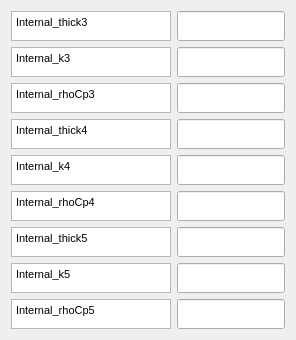
          <widget class="QFrame" name="">
           <layout class="QGridLayout" name="gridLayout_12">
            <item row="9" column="1">
             <widget class="QLineEdit" name="ESTMlineEdit40">
              <property name="sizePolicy">
               <sizepolicy hsizetype="Expanding" vsizetype="Expanding">
                <horstretch>0</horstretch>
                <verstretch>0</verstretch>
               </sizepolicy>
              </property>
              <property name="minimumSize">
               <size>
                <width>87</width>
                <height>0</height>
               </size>
              </property>
              <property name="maximumSize">
               <size>
                <width>16777215</width>
                <height>30</height>
               </size>
              </property>
             </widget>
            </item>
            <item row="5" column="1">
             <widget class="QLineEdit" name="ESTMlineEdit38">
              <property name="sizePolicy">
               <sizepolicy hsizetype="Expanding" vsizetype="Expanding">
                <horstretch>0</horstretch>
                <verstretch>0</verstretch>
               </sizepolicy>
              </property>
              <property name="minimumSize">
               <size>
                <width>87</width>
                <height>0</height>
               </size>
              </property>
              <property name="maximumSize">
               <size>
                <width>16777215</width>
                <height>30</height>
               </size>
              </property>
             </widget>
            </item>
            <item row="1" column="1">
             <widget class="QLineEdit" name="ESTMlineEdit36">
              <property name="sizePolicy">
               <sizepolicy hsizetype="Expanding" vsizetype="Expanding">
                <horstretch>0</horstretch>
                <verstretch>0</verstretch>
               </sizepolicy>
              </property>
              <property name="minimumSize">
               <size>
                <width>87</width>
                <height>0</height>
               </size>
              </property>
              <property name="maximumSize">
               <size>
                <width>16777215</width>
                <height>30</height>
               </size>
              </property>
             </widget>
            </item>
            <item row="13" column="1">
             <widget class="QLineEdit" name="ESTMlineEdit42">
              <property name="sizePolicy">
               <sizepolicy hsizetype="Expanding" vsizetype="Expanding">
                <horstretch>0</horstretch>
                <verstretch>0</verstretch>
               </sizepolicy>
              </property>
              <property name="minimumSize">
               <size>
                <width>87</width>
                <height>0</height>
               </size>
              </property>
              <property name="maximumSize">
               <size>
                <width>16777215</width>
                <height>30</height>
               </size>
              </property>
             </widget>
            </item>
            <item row="15" column="1">
             <widget class="QLineEdit" name="ESTMlineEdit43">
              <property name="sizePolicy">
               <sizepolicy hsizetype="Expanding" vsizetype="Expanding">
                <horstretch>0</horstretch>
                <verstretch>0</verstretch>
               </sizepolicy>
              </property>
              <property name="minimumSize">
               <size>
                <width>87</width>
                <height>0</height>
               </size>
              </property>
              <property name="maximumSize">
               <size>
                <width>16777215</width>
                <height>30</height>
               </size>
              </property>
             </widget>
            </item>
            <item row="17" column="1">
             <widget class="QLineEdit" name="ESTMlineEdit44">
              <property name="sizePolicy">
               <sizepolicy hsizetype="Expanding" vsizetype="Expanding">
                <horstretch>0</horstretch>
                <verstretch>0</verstretch>
               </sizepolicy>
              </property>
              <property name="minimumSize">
               <size>
                <width>87</width>
                <height>0</height>
               </size>
              </property>
              <property name="maximumSize">
               <size>
                <width>16777215</width>
                <height>30</height>
               </size>
              </property>
             </widget>
            </item>
            <item row="3" column="1">
             <widget class="QLineEdit" name="ESTMlineEdit37">
              <property name="sizePolicy">
               <sizepolicy hsizetype="Expanding" vsizetype="Expanding">
                <horstretch>0</horstretch>
                <verstretch>0</verstretch>
               </sizepolicy>
              </property>
              <property name="minimumSize">
               <size>
                <width>87</width>
                <height>0</height>
               </size>
              </property>
              <property name="maximumSize">
               <size>
                <width>16777215</width>
                <height>30</height>
               </size>
              </property>
             </widget>
            </item>
            <item row="7" column="1">
             <widget class="QLineEdit" name="ESTMlineEdit39">
              <property name="sizePolicy">
               <sizepolicy hsizetype="Expanding" vsizetype="Expanding">
                <horstretch>0</horstretch>
                <verstretch>0</verstretch>
               </sizepolicy>
              </property>
              <property name="minimumSize">
               <size>
                <width>87</width>
                <height>0</height>
               </size>
              </property>
              <property name="maximumSize">
               <size>
                <width>16777215</width>
                <height>30</height>
               </size>
              </property>
             </widget>
            </item>
            <item row="11" column="1">
             <widget class="QLineEdit" name="ESTMlineEdit41">
              <property name="sizePolicy">
               <sizepolicy hsizetype="Expanding" vsizetype="Expanding">
                <horstretch>0</horstretch>
                <verstretch>0</verstretch>
               </sizepolicy>
              </property>
              <property name="minimumSize">
               <size>
                <width>87</width>
                <height>0</height>
               </size>
              </property>
              <property name="maximumSize">
               <size>
                <width>16777215</width>
                <height>30</height>
               </size>
              </property>
             </widget>
            </item>
            <item row="1" column="0">
             <widget class="QTextBrowser" name="textBrowser_36">
              <property name="sizePolicy">
               <sizepolicy hsizetype="Expanding" vsizetype="Expanding">
                <horstretch>0</horstretch>
                <verstretch>0</verstretch>
               </sizepolicy>
              </property>
              <property name="minimumSize">
               <size>
                <width>160</width>
                <height>0</height>
               </size>
              </property>
              <property name="maximumSize">
               <size>
                <width>81</width>
                <height>30</height>
               </size>
              </property>
              <property name="html">
               <string>&lt;!DOCTYPE HTML PUBLIC &quot;-//W3C//DTD HTML 4.0//EN&quot; &quot;http://www.w3.org/TR/REC-html40/strict.dtd&quot;&gt;
&lt;html&gt;&lt;head&gt;&lt;meta name=&quot;qrichtext&quot; content=&quot;1&quot; /&gt;&lt;style type=&quot;text/css&quot;&gt;
p, li { white-space: pre-wrap; }
&lt;/style&gt;&lt;/head&gt;&lt;body style=&quot; font-family:'MS Shell Dlg 2'; font-size:8pt; font-weight:400; font-style:normal;&quot;&gt;
&lt;p style=&quot; margin-top:0px; margin-bottom:0px; margin-left:0px; margin-right:0px; -qt-block-indent:0; text-indent:0px;&quot;&gt;Internal_thick3&lt;/p&gt;&lt;/body&gt;&lt;/html&gt;</string>
              </property>
             </widget>
            </item>
            <item row="3" column="0">
             <widget class="QTextBrowser" name="textBrowser_37">
              <property name="sizePolicy">
               <sizepolicy hsizetype="Expanding" vsizetype="Expanding">
                <horstretch>0</horstretch>
                <verstretch>0</verstretch>
               </sizepolicy>
              </property>
              <property name="minimumSize">
               <size>
                <width>160</width>
                <height>0</height>
               </size>
              </property>
              <property name="maximumSize">
               <size>
                <width>74</width>
                <height>30</height>
               </size>
              </property>
              <property name="html">
               <string>&lt;!DOCTYPE HTML PUBLIC &quot;-//W3C//DTD HTML 4.0//EN&quot; &quot;http://www.w3.org/TR/REC-html40/strict.dtd&quot;&gt;
&lt;html&gt;&lt;head&gt;&lt;meta name=&quot;qrichtext&quot; content=&quot;1&quot; /&gt;&lt;style type=&quot;text/css&quot;&gt;
p, li { white-space: pre-wrap; }
&lt;/style&gt;&lt;/head&gt;&lt;body style=&quot; font-family:'MS Shell Dlg 2'; font-size:8pt; font-weight:400; font-style:normal;&quot;&gt;
&lt;p style=&quot; margin-top:0px; margin-bottom:0px; margin-left:0px; margin-right:0px; -qt-block-indent:0; text-indent:0px;&quot;&gt;Internal_k3&lt;/p&gt;&lt;/body&gt;&lt;/html&gt;</string>
              </property>
             </widget>
            </item>
            <item row="5" column="0">
             <widget class="QTextBrowser" name="textBrowser_38">
              <property name="sizePolicy">
               <sizepolicy hsizetype="Expanding" vsizetype="Expanding">
                <horstretch>0</horstretch>
                <verstretch>0</verstretch>
               </sizepolicy>
              </property>
              <property name="minimumSize">
               <size>
                <width>160</width>
                <height>0</height>
               </size>
              </property>
              <property name="maximumSize">
               <size>
                <width>74</width>
                <height>30</height>
               </size>
              </property>
              <property name="html">
               <string>&lt;!DOCTYPE HTML PUBLIC &quot;-//W3C//DTD HTML 4.0//EN&quot; &quot;http://www.w3.org/TR/REC-html40/strict.dtd&quot;&gt;
&lt;html&gt;&lt;head&gt;&lt;meta name=&quot;qrichtext&quot; content=&quot;1&quot; /&gt;&lt;style type=&quot;text/css&quot;&gt;
p, li { white-space: pre-wrap; }
&lt;/style&gt;&lt;/head&gt;&lt;body style=&quot; font-family:'MS Shell Dlg 2'; font-size:8pt; font-weight:400; font-style:normal;&quot;&gt;
&lt;p style=&quot; margin-top:0px; margin-bottom:0px; margin-left:0px; margin-right:0px; -qt-block-indent:0; text-indent:0px;&quot;&gt;Internal_rhoCp3&lt;/p&gt;&lt;/body&gt;&lt;/html&gt;</string>
              </property>
             </widget>
            </item>
            <item row="7" column="0">
             <widget class="QTextBrowser" name="textBrowser_39">
              <property name="sizePolicy">
               <sizepolicy hsizetype="Expanding" vsizetype="Expanding">
                <horstretch>0</horstretch>
                <verstretch>0</verstretch>
               </sizepolicy>
              </property>
              <property name="minimumSize">
               <size>
                <width>160</width>
                <height>0</height>
               </size>
              </property>
              <property name="maximumSize">
               <size>
                <width>74</width>
                <height>30</height>
               </size>
              </property>
              <property name="html">
               <string>&lt;!DOCTYPE HTML PUBLIC &quot;-//W3C//DTD HTML 4.0//EN&quot; &quot;http://www.w3.org/TR/REC-html40/strict.dtd&quot;&gt;
&lt;html&gt;&lt;head&gt;&lt;meta name=&quot;qrichtext&quot; content=&quot;1&quot; /&gt;&lt;style type=&quot;text/css&quot;&gt;
p, li { white-space: pre-wrap; }
&lt;/style&gt;&lt;/head&gt;&lt;body style=&quot; font-family:'MS Shell Dlg 2'; font-size:8pt; font-weight:400; font-style:normal;&quot;&gt;
&lt;p style=&quot; margin-top:0px; margin-bottom:0px; margin-left:0px; margin-right:0px; -qt-block-indent:0; text-indent:0px;&quot;&gt;Internal_thick4&lt;/p&gt;&lt;/body&gt;&lt;/html&gt;</string>
              </property>
             </widget>
            </item>
            <item row="9" column="0">
             <widget class="QTextBrowser" name="textBrowser_40">
              <property name="sizePolicy">
               <sizepolicy hsizetype="Expanding" vsizetype="Expanding">
                <horstretch>0</horstretch>
                <verstretch>0</verstretch>
               </sizepolicy>
              </property>
              <property name="minimumSize">
               <size>
                <width>160</width>
                <height>0</height>
               </size>
              </property>
              <property name="maximumSize">
               <size>
                <width>74</width>
                <height>30</height>
               </size>
              </property>
              <property name="html">
               <string>&lt;!DOCTYPE HTML PUBLIC &quot;-//W3C//DTD HTML 4.0//EN&quot; &quot;http://www.w3.org/TR/REC-html40/strict.dtd&quot;&gt;
&lt;html&gt;&lt;head&gt;&lt;meta name=&quot;qrichtext&quot; content=&quot;1&quot; /&gt;&lt;style type=&quot;text/css&quot;&gt;
p, li { white-space: pre-wrap; }
&lt;/style&gt;&lt;/head&gt;&lt;body style=&quot; font-family:'MS Shell Dlg 2'; font-size:8pt; font-weight:400; font-style:normal;&quot;&gt;
&lt;p style=&quot; margin-top:0px; margin-bottom:0px; margin-left:0px; margin-right:0px; -qt-block-indent:0; text-indent:0px;&quot;&gt;Internal_k4&lt;/p&gt;&lt;/body&gt;&lt;/html&gt;</string>
              </property>
             </widget>
            </item>
            <item row="11" column="0">
             <widget class="QTextBrowser" name="textBrowser_41">
              <property name="sizePolicy">
               <sizepolicy hsizetype="Expanding" vsizetype="Expanding">
                <horstretch>0</horstretch>
                <verstretch>0</verstretch>
               </sizepolicy>
              </property>
              <property name="minimumSize">
               <size>
                <width>160</width>
                <height>0</height>
               </size>
              </property>
              <property name="maximumSize">
               <size>
                <width>74</width>
                <height>30</height>
               </size>
              </property>
              <property name="html">
               <string>&lt;!DOCTYPE HTML PUBLIC &quot;-//W3C//DTD HTML 4.0//EN&quot; &quot;http://www.w3.org/TR/REC-html40/strict.dtd&quot;&gt;
&lt;html&gt;&lt;head&gt;&lt;meta name=&quot;qrichtext&quot; content=&quot;1&quot; /&gt;&lt;style type=&quot;text/css&quot;&gt;
p, li { white-space: pre-wrap; }
&lt;/style&gt;&lt;/head&gt;&lt;body style=&quot; font-family:'MS Shell Dlg 2'; font-size:8pt; font-weight:400; font-style:normal;&quot;&gt;
&lt;p style=&quot; margin-top:0px; margin-bottom:0px; margin-left:0px; margin-right:0px; -qt-block-indent:0; text-indent:0px;&quot;&gt;Internal_rhoCp4&lt;/p&gt;&lt;/body&gt;&lt;/html&gt;</string>
              </property>
             </widget>
            </item>
            <item row="13" column="0">
             <widget class="QTextBrowser" name="textBrowser_42">
              <property name="sizePolicy">
               <sizepolicy hsizetype="Expanding" vsizetype="Expanding">
                <horstretch>0</horstretch>
                <verstretch>0</verstretch>
               </sizepolicy>
              </property>
              <property name="minimumSize">
               <size>
                <width>160</width>
                <height>0</height>
               </size>
              </property>
              <property name="maximumSize">
               <size>
                <width>81</width>
                <height>30</height>
               </size>
              </property>
              <property name="html">
               <string>&lt;!DOCTYPE HTML PUBLIC &quot;-//W3C//DTD HTML 4.0//EN&quot; &quot;http://www.w3.org/TR/REC-html40/strict.dtd&quot;&gt;
&lt;html&gt;&lt;head&gt;&lt;meta name=&quot;qrichtext&quot; content=&quot;1&quot; /&gt;&lt;style type=&quot;text/css&quot;&gt;
p, li { white-space: pre-wrap; }
&lt;/style&gt;&lt;/head&gt;&lt;body style=&quot; font-family:'MS Shell Dlg 2'; font-size:8pt; font-weight:400; font-style:normal;&quot;&gt;
&lt;p style=&quot; margin-top:0px; margin-bottom:0px; margin-left:0px; margin-right:0px; -qt-block-indent:0; text-indent:0px;&quot;&gt;Internal_thick5&lt;/p&gt;&lt;/body&gt;&lt;/html&gt;</string>
              </property>
             </widget>
            </item>
            <item row="15" column="0">
             <widget class="QTextBrowser" name="textBrowser_43">
              <property name="sizePolicy">
               <sizepolicy hsizetype="Expanding" vsizetype="Expanding">
                <horstretch>0</horstretch>
                <verstretch>0</verstretch>
               </sizepolicy>
              </property>
              <property name="minimumSize">
               <size>
                <width>160</width>
                <height>0</height>
               </size>
              </property>
              <property name="maximumSize">
               <size>
                <width>74</width>
                <height>30</height>
               </size>
              </property>
              <property name="html">
               <string>&lt;!DOCTYPE HTML PUBLIC &quot;-//W3C//DTD HTML 4.0//EN&quot; &quot;http://www.w3.org/TR/REC-html40/strict.dtd&quot;&gt;
&lt;html&gt;&lt;head&gt;&lt;meta name=&quot;qrichtext&quot; content=&quot;1&quot; /&gt;&lt;style type=&quot;text/css&quot;&gt;
p, li { white-space: pre-wrap; }
&lt;/style&gt;&lt;/head&gt;&lt;body style=&quot; font-family:'MS Shell Dlg 2'; font-size:8pt; font-weight:400; font-style:normal;&quot;&gt;
&lt;p style=&quot; margin-top:0px; margin-bottom:0px; margin-left:0px; margin-right:0px; -qt-block-indent:0; text-indent:0px;&quot;&gt;Internal_k5&lt;/p&gt;&lt;/body&gt;&lt;/html&gt;</string>
              </property>
             </widget>
            </item>
            <item row="17" column="0">
             <widget class="QTextBrowser" name="textBrowser_44">
              <property name="sizePolicy">
               <sizepolicy hsizetype="Expanding" vsizetype="Expanding">
                <horstretch>0</horstretch>
                <verstretch>0</verstretch>
               </sizepolicy>
              </property>
              <property name="minimumSize">
               <size>
                <width>160</width>
                <height>0</height>
               </size>
              </property>
              <property name="maximumSize">
               <size>
                <width>74</width>
                <height>30</height>
               </size>
              </property>
              <property name="html">
               <string>&lt;!DOCTYPE HTML PUBLIC &quot;-//W3C//DTD HTML 4.0//EN&quot; &quot;http://www.w3.org/TR/REC-html40/strict.dtd&quot;&gt;
&lt;html&gt;&lt;head&gt;&lt;meta name=&quot;qrichtext&quot; content=&quot;1&quot; /&gt;&lt;style type=&quot;text/css&quot;&gt;
p, li { white-space: pre-wrap; }
&lt;/style&gt;&lt;/head&gt;&lt;body style=&quot; font-family:'MS Shell Dlg 2'; font-size:8pt; font-weight:400; font-style:normal;&quot;&gt;
&lt;p style=&quot; margin-top:0px; margin-bottom:0px; margin-left:0px; margin-right:0px; -qt-block-indent:0; text-indent:0px;&quot;&gt;Internal_rhoCp5&lt;/p&gt;&lt;/body&gt;&lt;/html&gt;</string>
              </property>
             </widget>
            </item>
           </layout>
          </widget>
